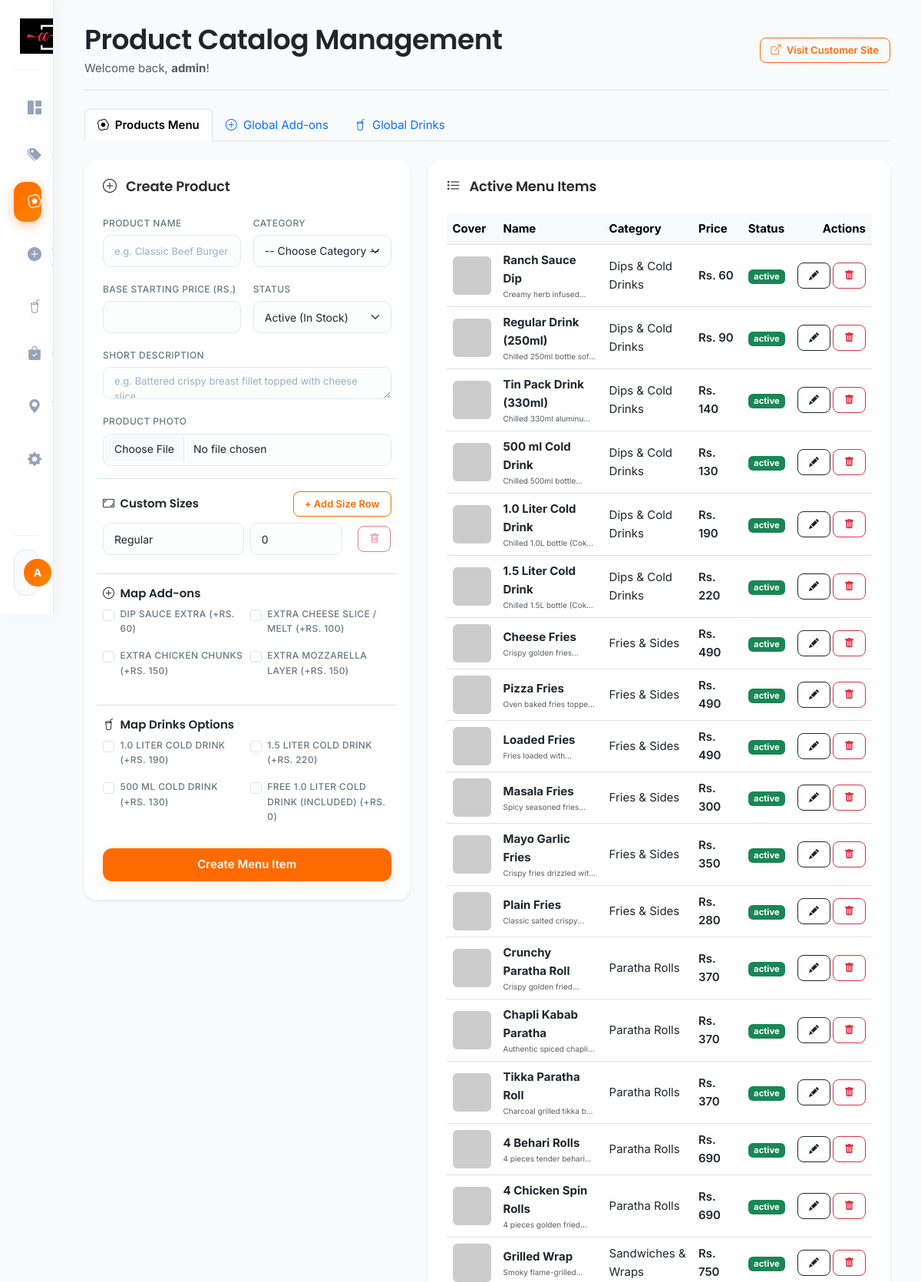
Page /admin/products.php (signed in, upper part) on the committed database.
### tables this page shows
CREATE TABLE `addons` (
  `id` int(11) NOT NULL AUTO_INCREMENT,
  `name` varchar(100) NOT NULL,
  `price` decimal(10,2) NOT NULL DEFAULT 0.00,
  `status` enum('active','inactive') DEFAULT 'active',
  PRIMARY KEY (`id`)
);

CREATE TABLE `drinks` (
  `id` int(11) NOT NULL AUTO_INCREMENT,
  `name` varchar(100) NOT NULL,
  `price` decimal(10,2) NOT NULL DEFAULT 0.00,
  `status` enum('active','inactive') DEFAULT 'active',
  PRIMARY KEY (`id`)
);

CREATE TABLE `products` (
  `id` int(11) NOT NULL AUTO_INCREMENT,
  `category_id` int(11) NOT NULL,
  `name` varchar(150) NOT NULL,
  `description` text DEFAULT NULL,
  `image` varchar(255) DEFAULT NULL,
  `base_price` decimal(10,2) NOT NULL DEFAULT 0.00,
  `status` enum('active','inactive') DEFAULT 'active',
  `created_at` timestamp NOT NULL DEFAULT current_timestamp(),
  PRIMARY KEY (`id`),
  KEY `category_id` (`category_id`),
  CONSTRAINT `products_ibfk_1` FOREIGN KEY (`category_id`) REFERENCES `categories` (`id`) ON DELETE CASCADE
);

CREATE TABLE `categories` (
  `id` int(11) NOT NULL AUTO_INCREMENT,
  `name` varchar(100) NOT NULL,
  `image` varchar(255) DEFAULT NULL,
  `display_order` int(11) DEFAULT 0,
  `status` enum('active','inactive') DEFAULT 'active',
  `created_at` timestamp NOT NULL DEFAULT current_timestamp(),
  PRIMARY KEY (`id`)
);

### includes/functions.php (called while the page is built, shortened)
<?php
function sanitize($data) {
    return htmlspecialchars(strip_tags(trim($data)));
}
?>

### admin/products.php (the view, shortened to what this page needs)
<?php
require_once __DIR__ . '/includes/header.php';
$upload_dir = dirname(__DIR__) . '/assets/images/uploads/';
$active_tab = isset($_GET['tab']) ? sanitize($_GET['tab']) : 'products';
$edit_prod_mode = false;
$prod_name = '';
$prod_desc = '';
$prod_base_price = '';
$prod_status = 'active';
$prod_sizes = [];
$prod_addons = [];
$prod_drinks = [];
$all_addons = $pdo->query("SELECT * FROM addons ORDER BY name ASC")->fetchAll();
$all_drinks = $pdo->query("SELECT * FROM drinks ORDER BY name ASC")->fetchAll();
$all_products = $pdo->query("
    SELECT p.*, c.name as category_name
    FROM products p
    JOIN categories c ON p.category_id = c.id
    ORDER BY p.id DESC
")->fetchAll();
?>
<ul class="nav nav-tabs mb-4">
    <li class="nav-item">
        <a class="nav-link <?= $active_tab === 'products' ? 'active fw-bold' : '' ?>" href="products?tab=products"><i class="bi bi-egg-fried text-orange me-1"></i> Products Menu</a>
    </li>
    <li class="nav-item">
        <a class="nav-link <?= $active_tab === 'addons' ? 'active fw-bold' : '' ?>" href="products?tab=addons"><i class="bi bi-plus-circle text-orange me-1"></i> Global Add-ons</a>
    </li>
    <li class="nav-item">
        <a class="nav-link <?= $active_tab === 'drinks' ? 'active fw-bold' : '' ?>" href="products?tab=drinks"><i class="bi bi-cup-straw text-orange me-1"></i> Global Drinks</a>
    </li>
</ul>
<?php if ($active_tab === 'products'): ?>
    <div class="row g-4">
        <div class="col-lg-5">
            <div class="card border-0 shadow-sm p-4 rounded-4 bg-white">
                <h5 class="fw-bold mb-4">
                    <i class="bi <?= $edit_prod_mode ? 'bi-pencil-square' : 'bi-plus-circle' ?> text-orange me-2"></i>
                    <?= $edit_prod_mode ? 'Edit Product' : 'Create Product' ?>
                </h5>
                <form action="" method="POST" enctype="multipart/form-data">
                    <div class="row g-3">
                        <div class="col-md-6">
                            <label for="name" class="form-label small fw-bold text-muted">PRODUCT NAME</label>
                            <input type="text" name="name" id="name" class="form-control" placeholder="e.g. Classic Beef Burger" value="<?= sanitize($prod_name) ?>" required>
                        </div>
                        <div class="col-md-6">
                            <label for="category_id" class="form-label small fw-bold text-muted">CATEGORY</label>
                            <select name="category_id" id="category_id" class="form-select" required>
                                <option value="">-- Choose Category --</option>
                            </select>
                        </div>
                        <div class="col-md-6">
                            <label for="base_price" class="form-label small fw-bold text-muted">BASE STARTING PRICE (Rs.)</label>
                            <input type="number" name="base_price" id="base_price" class="form-control" value="<?= sanitize($prod_base_price) ?>" required>
                        </div>
                        <div class="col-md-6">
                            <label for="status" class="form-label small fw-bold text-muted">STATUS</label>
                            <select name="status" id="status" class="form-select">
                                <option value="active" <?= $prod_status === 'active' ? 'selected' : '' ?>>Active (In Stock)</option>
                            </select>
                        </div>
                        <div class="col-12">
                            <label for="description" class="form-label small fw-bold text-muted">SHORT DESCRIPTION</label>
                            <textarea name="description" id="description" rows="2" class="form-control" placeholder="e.g. Battered crispy breast fillet topped with cheese slice..."><?= sanitize($prod_desc) ?></textarea>
                        </div>
                        <div class="col-12">
                            <label for="image" class="form-label small fw-bold text-muted">PRODUCT PHOTO</label>
                            <input type="file" name="image" id="image" class="form-control" accept="image/*">
                        </div>
                        <div class="col-12 border-top pt-3">
                            <div class="d-flex justify-content-between align-items-center mb-2">
                                <h6 class="fw-bold mb-0 text-dark"><i class="bi bi-aspect-ratio text-orange me-1"></i> Custom Sizes</h6>
                                <button type="button" class="btn btn-sm btn-outline-warning text-dark fw-bold" id="btnAddSizeRow">+ Add Size Row</button>
                            </div>
                            <div id="sizesContainer">
                                <?php if ($edit_prod_mode && !empty($prod_sizes)): ?>
                                    <?php foreach ($prod_sizes as $s_info): ?>
                                        <div class="row g-2 mb-2 align-items-center size-row">
                                            <div class="col-6">
                                                <input type="text" name="size_name[]" class="form-control form-control-sm" placeholder="e.g. Medium 10\"" value="<?= sanitize($s_info['size_name']) ?>">
                                            </div>
                                            <div class="col-4">
                                                <input type="number" name="size_price[]" class="form-control form-control-sm" placeholder="Price Offset" value="<?= $s_info['price'] ?>">
                                            </div>
                                            <div class="col-2 text-end">
                                                <button type="button" class="btn btn-sm btn-outline-danger btnRemoveSizeRow"><i class="bi bi-trash"></i></button>
                                            </div>
                                        </div>
                                    <?php endforeach; ?>
                                <?php else: ?>
                                    <div class="row g-2 mb-2 align-items-center size-row">
                                        <div class="col-6">
                                            <input type="text" name="size_name[]" class="form-control form-control-sm" placeholder="e.g. Regular" value="Regular">
                                        </div>
                                        <div class="col-4">
                                            <input type="number" name="size_price[]" class="form-control form-control-sm" placeholder="Price Offset" value="0">
                                        </div>
                                        <div class="col-2 text-end">
                                            <button type="button" class="btn btn-sm btn-outline-danger btnRemoveSizeRow" disabled><i class="bi bi-trash"></i></button>
                                        </div>
                                    </div>
                                <?php endif; ?>
                            </div>
                        </div>
                        <div class="col-12 border-top pt-3">
                            <h6 class="fw-bold mb-2 text-dark"><i class="bi bi-plus-circle text-orange me-1"></i> Map Add-ons</h6>
                            <div class="row g-2" style="max-height: 120px; overflow-y: auto;">
                                <?php foreach ($all_addons as $add): ?>
                                    <div class="col-6">
                                        <div class="form-check">
                                            <input class="form-check-input" type="checkbox" name="addons[]" id="chk_addon_<?= $add['id'] ?>" value="<?= $add['id'] ?>" <?= in_array($add['id'], $prod_addons) ? 'checked' : '' ?>>
                                            <label class="form-check-label small text-dark" for="chk_addon_<?= $add['id'] ?>">
                                                <?= sanitize($add['name']) ?> (+Rs. <?= number_format($add['price'], 0) ?>)
                                            </label>
                                        </div>
                                    </div>
                                <?php endforeach; ?>
                            </div>
                        </div>
                        <div class="col-12 border-top pt-3">
                            <h6 class="fw-bold mb-2 text-dark"><i class="bi bi-cup-straw text-orange me-1"></i> Map Drinks Options</h6>
                            <div class="row g-2" style="max-height: 120px; overflow-y: auto;">
                                <?php foreach ($all_drinks as $drk): ?>
                                    <div class="col-6">
                                        <div class="form-check">
                                            <input class="form-check-input" type="checkbox" name="drinks[]" id="chk_drink_<?= $drk['id'] ?>" value="<?= $drk['id'] ?>" <?= in_array($drk['id'], $prod_drinks) ? 'checked' : '' ?>>
                                            <label class="form-check-label small text-dark" for="chk_drink_<?= $drk['id'] ?>">
                                                <?= sanitize($drk['name']) ?> (+Rs. <?= number_format($drk['price'], 0) ?>)
                                            </label>
                                        </div>
                                    </div>
                                <?php endforeach; ?>
                            </div>
                        </div>
                    </div>
                    <div class="d-flex gap-2 mt-4 pt-2">
                        <button type="submit" class="btn btn-primary-orange w-100 py-2.5">
                            <?= $edit_prod_mode ? 'Save Product Changes' : 'Create Menu Item' ?>
                        </button>
                    </div>
                </form>
            </div>
        </div>
        <div class="col-lg-7">
            <div class="card border-0 shadow-sm p-4 rounded-4 bg-white">
                <h5 class="fw-bold mb-4"><i class="bi bi-list-task text-orange me-2"></i> Active Menu Items</h5>
                <div class="table-responsive">
                    <table class="table align-middle">
                        <thead class="table-light">
                            <tr>
                                <th scope="col">Cover</th>
                                <th scope="col">Name</th>
                                <th scope="col">Category</th>
                                <th scope="col">Price</th>
                                <th scope="col">Status</th>
                                <th scope="col" class="text-end">Actions</th>
                            </tr>
                        </thead>
                        <tbody>
                            <?php if (empty($all_products)): ?>
                                <tr>
                                    <td colspan="6" class="text-center text-muted py-4">No products created yet.</td>
                                </tr>
                            <?php else: ?>
                                <?php foreach ($all_products as $p): ?>
                                    <tr>
                                        <td>
                                            <?php if (!empty($p['image']) && file_exists($upload_dir . $p['image'])): ?>
                                                <img src="../assets/images/uploads/<?= $p['image'] ?>" class="rounded-2" style="width: 50px; height: 50px; object-fit: cover;">
                                            <?php else: ?>
                                                <img src="https://placehold.co/50x50/FFF8F0/FF6B00?text=Food" class="rounded-2" style="width: 50px; height: 50px; object-fit: cover;">
                                            <?php endif; ?>
                                        </td>
                                        <td>
                                            <strong class="text-dark d-block"><?= sanitize($p['name']) ?></strong>
                                            <span class="text-muted small" style="font-size: 10px; display: -webkit-box; -webkit-line-clamp: 1; -webkit-box-orient: vertical; overflow: hidden; max-width: 150px;"><?= sanitize($p['description']) ?></span>
                                        </td>
                                        <td><?= sanitize($p['category_name']) ?></td>
                                        <td class="fw-bold">Rs. <?= number_format($p['base_price'], 0) ?></td>
                                        <td>
                                            <span class="badge <?= $p['status'] === 'active' ? 'bg-success' : 'bg-secondary' ?>"><?= $p['status'] ?></span>
                                        </td>
                                        <td class="text-end">
                                            <div class="btn-group">
                                                <a href="products.php?tab=products&action=edit_product&id=<?= $p['id'] ?>" class="btn btn-sm btn-outline-dark me-1" title="Edit">
                                                    <i class="bi bi-pencil-fill"></i>
                                                </a>
                                                <a href="#" class="btn btn-sm btn-outline-danger btn-delete-product" data-id="<?= $p['id'] ?>" title="Delete">
                                                    <i class="bi bi-trash-fill"></i>
                                                </a>
                                            </div>
                                        </td>
                                    </tr>
                                <?php endforeach; ?>
                            <?php endif; ?>
                        </tbody>
                    </table>
                </div>
            </div>
        </div>
    </div>
<?php endif; ?>
<?php require_once __DIR__ . '/includes/footer.php'; ?>

### rows in the picture
addons: name "DIP SAUCE EXTRA", price "60"
addons: name "EXTRA CHEESE SLICE / MELT", price "100"
addons: name "EXTRA CHICKEN CHUNKS", price "150"
addons: name "EXTRA MOZZARELLA LAYER", price "150"
drinks: name "1.0 LITER COLD DRINK", price "190"
drinks: name "1.5 LITER COLD DRINK", price "220"
drinks: name "500 ML COLD DRINK", price "130"
drinks: name "FREE 1.0 LITER COLD DRINK (INCLUDED)", price "0"
products: name "Ranch Sauce Dip", description "Creamy herb…", category.name "Dips & Cold Drinks", base_price "60", status "active"
products: name "Regular Drink (250ml)", description "Chilled 250ml bottle…", category.name "Dips & Cold Drinks", base_price "90", status "active"
products: name "Tin Pack Drink (330ml)", description "Chilled 330ml…", category.name "Dips & Cold Drinks", base_price "140", status "active"
products: name "500 ml Cold Drink", description "Chilled 500ml…", category.name "Dips & Cold Drinks", base_price "130", status "active"
products: name "1.0 Liter Cold Drink", description "Chilled 1.0L bottle (Coke…", category.name "Dips & Cold Drinks", base_price "190", status "active"
products: name "1.5 Liter Cold Drink", description "Chilled 1.5L bottle (Coke…", category.name "Dips & Cold Drinks", base_price "220", status "active"
products: name "Cheese Fries", description "Crispy golden…", category.name "Fries & Sides", base_price "490", status "active"
products: name "Pizza Fries", description "Oven baked fries…", category.name "Fries & Sides", base_price "490", status "active"
products: name "Loaded Fries", description "Fries loaded…", category.name "Fries & Sides", base_price "490", status "active"
products: name "Masala Fries", description "Spicy seasoned…", category.name "Fries & Sides", base_price "300", status "active"
products: name "Mayo Garlic Fries", description "Crispy fries drizzled…", category.name "Fries & Sides", base_price "350", status "active"
products: name "Plain Fries", description "Classic salted…", category.name "Fries & Sides", base_price "280", status "active"
products: name "Crunchy Paratha Roll", description "Crispy golden…", category.name "Paratha Rolls", base_price "370", status "active"
products: name "Chapli Kabab Paratha", description "Authentic spiced…", category.name "Paratha Rolls", base_price "370", status "active"
products: name "Tikka Paratha Roll", description "Charcoal grilled tikka…", category.name "Paratha Rolls", base_price "370", status "active"
products: name "4 Behari Rolls", description "4 pieces tender…", category.name "Paratha Rolls", base_price "690", status "active"
products: name "4 Chicken Spin Rolls", description "4 pieces golden…", category.name "Paratha Rolls", base_price "690", status "active"
products: name "Grilled Wrap", description "Smoky…", category.name "Sandwiches & Wraps", base_price "750", status "active"

### other values in the picture
substr(sanitize($_SESSION['admin_username'] ?? 'A'), 0, 1) "A"
$_SESSION['admin_username'] "admin"
